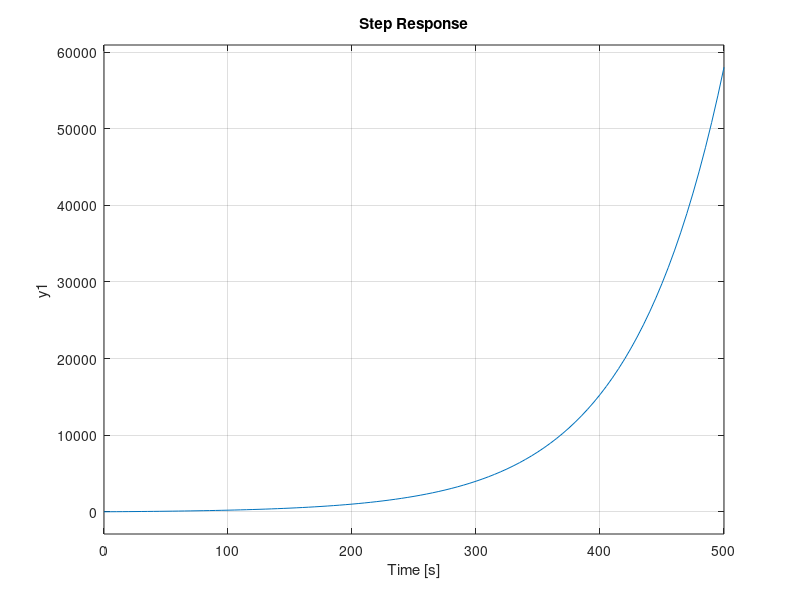

Here is the MATLAB script that generated this plot: (Note: this script raises an error after producing the figure.)
echo on
clc

% Controller design for the magnetic levitation system
% using the root locus technique
% (c) Prof. Dr.-Ing. Hartmut Bruhm
%     FH Aschaffenburg, University of Applied Sciences
%		Oct. 2002
%=============================================================
pause
clc, close all

% Let's have a look at the transfer function of the 
% magnetic levitation system (mechanical part)

s=zpk('s');
G_mech=1/(s-0.0132)/(s+0.0132)
pause

% This transfer function has poles at:

pole(G_mech)
pause
clc

% What does this tell us about the dynamic behaviour of the system ?

% -->	Let's have a look at the step responses 
%		corresponding to the two poles:

hold off, step(1/(s+0.0132));
hold on, step(1/(s-0.0132),'red',150);
pause
clc

% We could see that our system has one stable and one unstable dynamic mode.
% The step response of G_mech is dominated by the unstable mode:

hold off, step(G_mech,'green',150);
pause
clc

% The effect of a stable pole can be compensated 
% by a matching controller zero.

%%
% As an example, let us look at the transfer function of some other process:

GP=zpk([],[-1,-5],5);

% It has two stable poles:

p=pole(GP)

% The corresponding step responses look like this:

step(1/(s-p(1)))
hold on
step(5/(s-p(2)))
pause
clc

% The slow dynamic mode of the process is compensated 
% by a PD-controller (lead compensator) with a zero at s=-1:

GC=s+1;

% We can see the effect in the step response of the open loop:

Go=GC*GP;
step(Go)
pause
%%

% Mathematically, we have a pole/zero cancellation in the 
% open loop transfer function:

minreal(Go)
pause
clc

% In the ideal world of simulations it seems to work the same way 
% with an unstable pole.

% Let's try to compensate the unstable pole in the transfer function 
% G_mech of the magnetic levitation system:

p=pole(G_mech)
GC=(s-p(1));
Go=GC*G_mech
minreal(Go)
hold off
step(Go)
pause
clc

% In the real world, the compensation will never be exact. To account for
% this, we disturb the location of the unstable pole by a very small amount
% delta_p:

delta_p=0.0001;
G_mech=1/(s-0.0132-delta_p)/(s+0.0132);
Go=GC*G_mech
% minreal(Go)       % Would not have any effect this time
step(Go,200)
pause
clc

% So far it looks good, but see how the unstable mode dominates
% the step response after some more time:

step(Go,500)
pause
clc

% Obviously we need to find some other way to stabilise the 
% magnetic levitation process! 

rltool(G_mech)
pause

hold off
clc

return

K_magnet=25.231;
K_cc=.2;
G_sensor=1000/(.0025*s+1);
G_sensor=tf(G_sensor);
rltool
